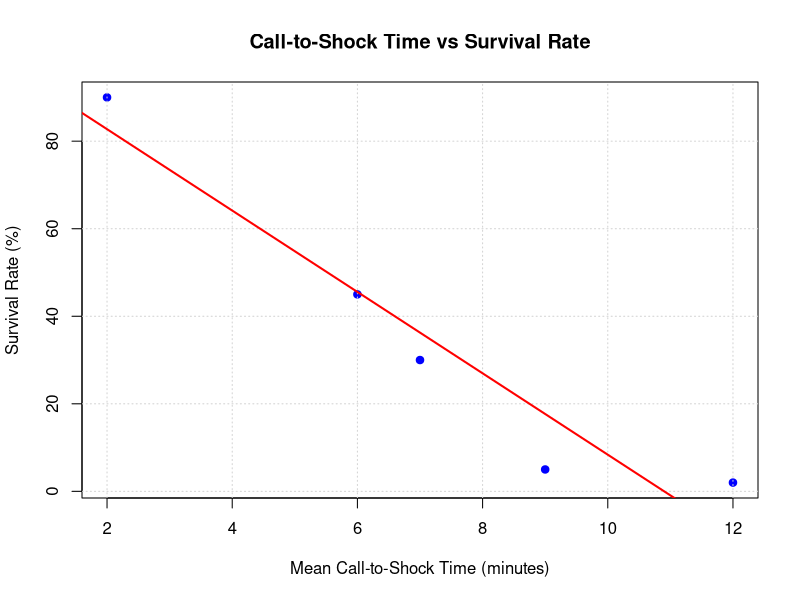

Write the R code that produced this figure.


x <- c(2, 6, 7, 9, 12)  
y <- c(90, 45, 30, 5, 2)

plot(x, y, main = "Call-to-Shock Time vs Survival Rate",
     xlab = "Mean Call-to-Shock Time (minutes)", ylab = "Survival Rate (%)",
     pch = 19, col = "blue")
grid()


model <- lm(y ~ x)

abline(model, col = "red", lwd = 2)

summary(model)

coef = coef(model)

slope <- coef[2]
intercept <- coef[1]


predicted_rate <- predict(model, data.frame(x = 10))
cat("Predicted rate ", round(predicted_rate, 2), "%\n")
